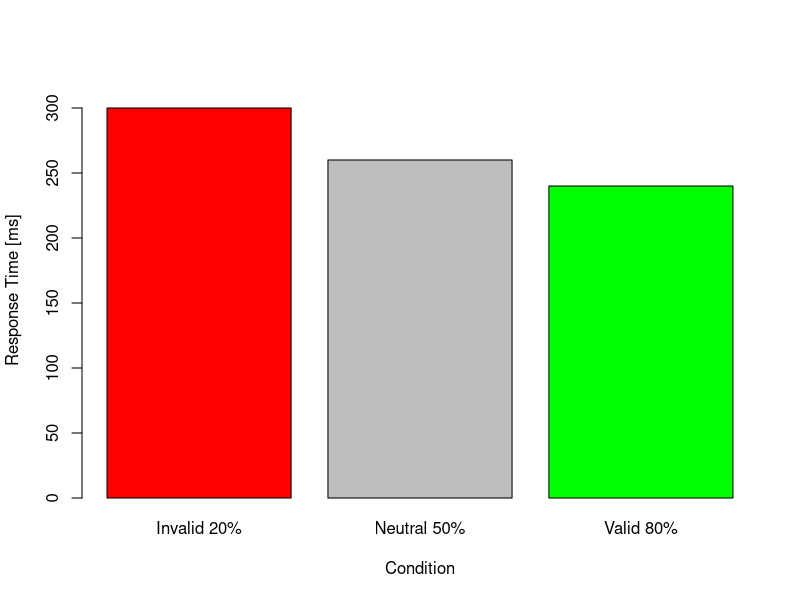

Source code (R):
## ---- chunk 1
# Data
conditions <- c("Invalid 20%", "Neutral 50%", "Valid 80%")
response_times <- c(300, 260, 240)

# Base R barplot
barplot(
  height = response_times,
  names.arg = conditions,
  col = c("red", "gray", "green"),
  ylim = c(0, 320),
  xlab = "Condition",
  ylab = "Response Time [ms]"
)

